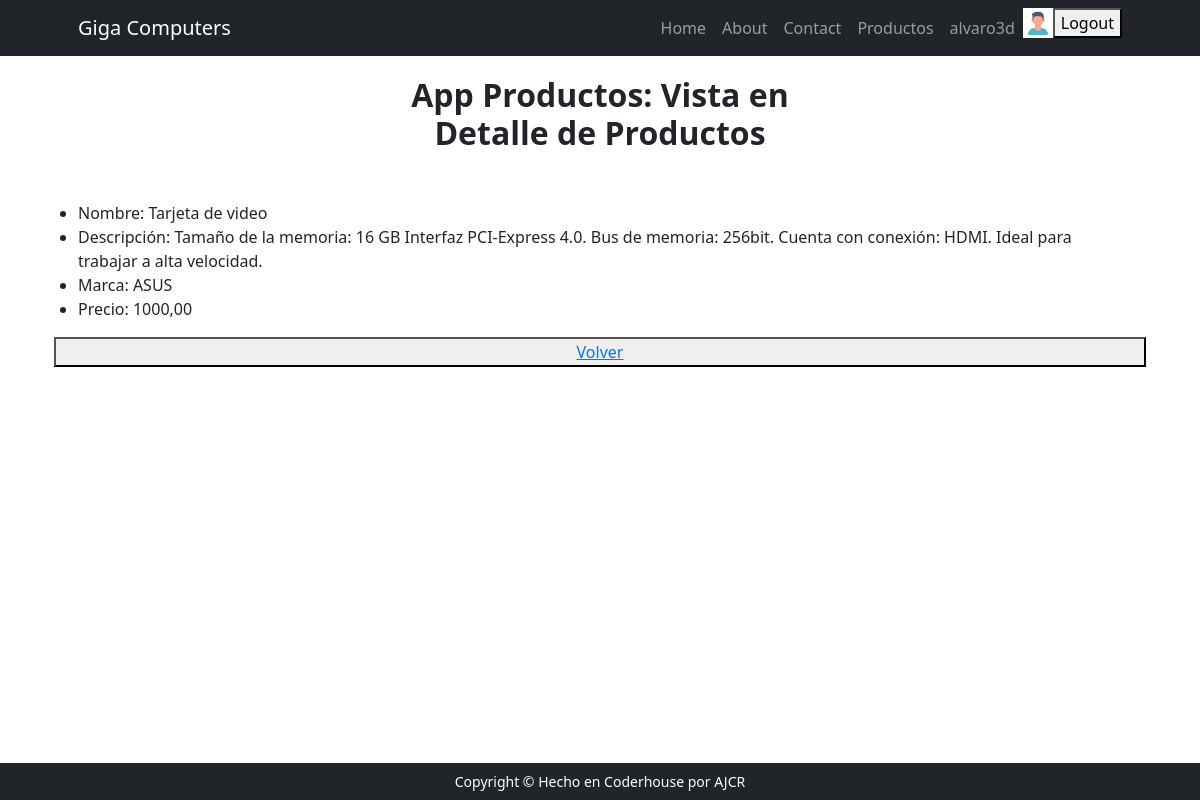
Screenshot of /products/product/detail/6 (signed in) with the database file from the repository.
### productos/models.py (models this page shows, shortened)
class Product(models.Model):
    name = models.CharField(max_length=200)
    description = models.TextField()
    price = models.DecimalField(max_digits=10, decimal_places=2)
    stock_quantity = models.IntegerField()
    category = models.ForeignKey(Category, on_delete=models.CASCADE)
    brand = models.ForeignKey(Brand, on_delete=models.CASCADE)
    specs = models.JSONField(null=True, blank=True)  # To store specifications like RAM, Storage, etc.
    class Meta:
        verbose_name = 'Producto'
        verbose_name_plural = 'Producto'

class Brand(models.Model):
    name = models.CharField(max_length = 100)
    def __str__(self) -> str:
        return self.name
    class Meta:
        verbose_name = 'Brand'
        verbose_name_plural = 'Brand'

### productos/views.py (the view)
class ProductDetail(DetailView):
    model = Product
    template_name = 'product/product_detail.html' ## Preguntar como arreglar

### productos/templates/product/product_detail.html
{% extends 'core/base.html' %}
{% block header %}
    App Productos: Vista en Detalle de Productos
{% endblock header %}
{% block main %}
    <ul>
       <li>Nombre: {{ object.name }}</li>
       <li>Descripción: {{ object.description }}</li>
       <li>Marca: {{ object.brand }}</li>
       <li>Precio: {{ object.price }}</li>
    </ul>
    <button>
        <a href="{% url 'productos:product_list' %}">Volver</a>
    </button>
{% endblock main %}

### core/templates/core/componentes/navbar.html (shortened to what this page needs)
{% load static %}
<nav class="navbar navbar-expand-lg navbar-dark bg-dark">
    <div class="container px-5">
        <a class="navbar-brand" href="{% url 'core:index' %}">Giga Computers</a>
        <div class="collapse navbar-collapse" id="navbarSupportedContent">
            <ul class="navbar-nav ms-auto mb-2 mb-lg-0">
                <li class="nav-item"><a class="nav-link" href="{% url 'core:index' %}">Home</a></li>
                <li class="nav-item"><a class="nav-link" href="#">About</a></li>
                {% if user.is_authenticated %}
                <li class="nav-item"><a class="nav-link" href="#">Contact</a></li>
                <li class="nav-item"><a class="nav-link" href="{% url 'productos:index' %}">Productos</a></li>
                <li class="nav-item"><a class="nav-link" href="{% url 'core:profile' %}">{{ user.username }}</a></li>
                {% if user.vendedor.avatar %}
                <img src="{{ user.vendedor.avatar.url }}"
                     alt="avatar"
                     style="height: 30px" />
                {% else %}
                <img src="{% static 'core/img/perfil.png' %}"
                     alt="avatar"
                     style="height: 30px" />
                {% endif %}
            <form action="{% url 'core:logout' %}" method="post">
                <button type="submit">Logout</button>
            </form>
            {% else %}
            <li class="nav-item"><a class="nav-link" href="{% url 'core:login' %}">Login</a></li>
            {% endif %}
        </ul>
    </div>
</div>
</nav>

### rows the page displays
Product: name "Tarjeta de video", description "Tamaño de la memoria: 16 GB Interfaz PCI-Express 4.0. Bus de memoria: 256bit. Cuenta con conexión: HDMI. Ideal para trabajar a alta velocidad.", brand "ASUS", price "1000,00"

### other values shown
{{ user.username }} "alvaro3d"
